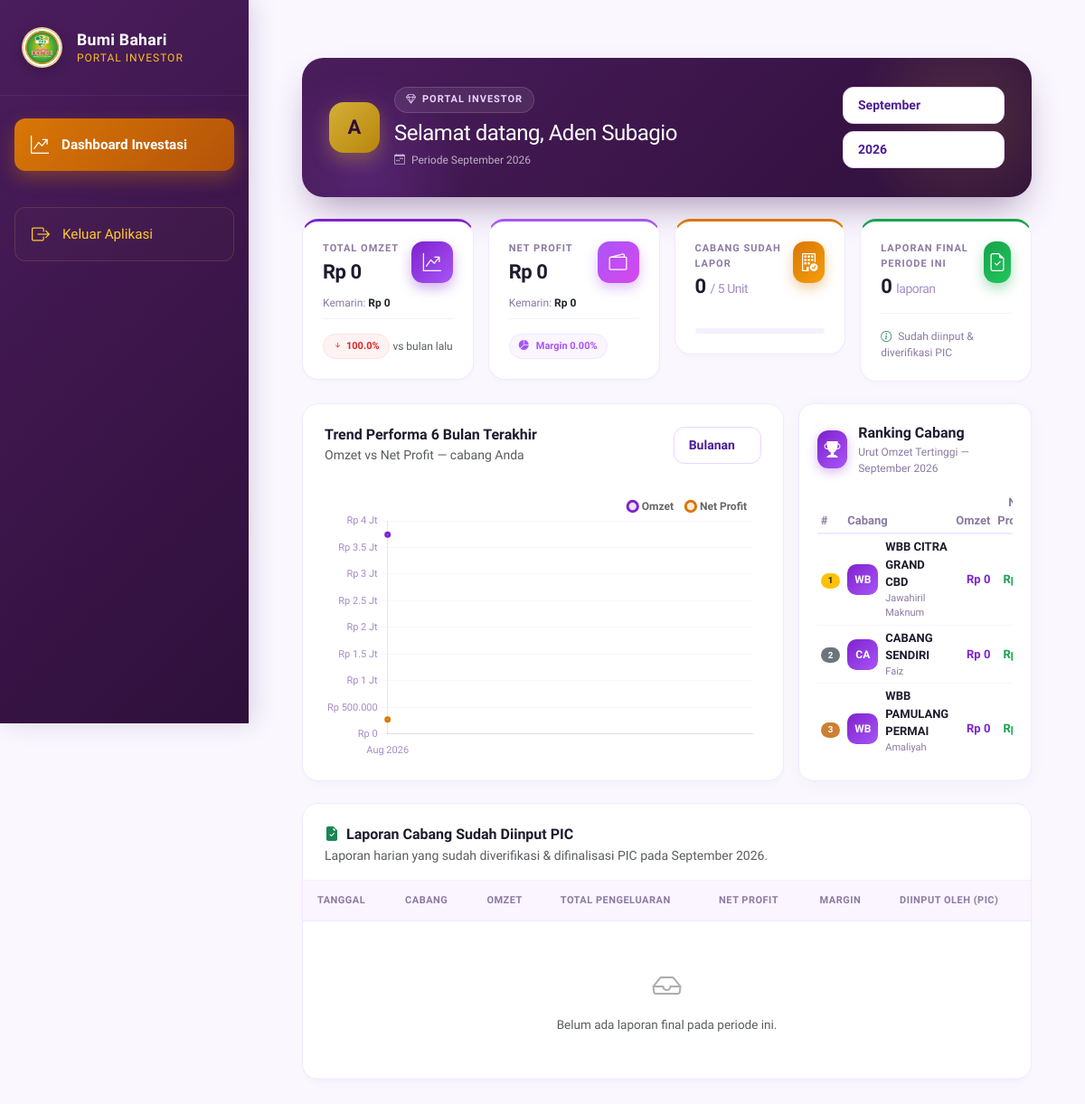
The page /investor/dashboard (signed in) on the database its author committed.
### tables this page shows
CREATE TABLE `investor` (
  `id_investor` int(11) NOT NULL AUTO_INCREMENT,
  `nama_investor` varchar(100) NOT NULL,
  `no_hp` varchar(20) DEFAULT NULL,
  `status` enum('aktif','nonaktif') DEFAULT 'aktif',
  PRIMARY KEY (`id_investor`)
);

CREATE TABLE `cabang` (
  `id_cabang` int(11) NOT NULL AUTO_INCREMENT,
  `nama_cabang` varchar(100) DEFAULT NULL,
  `alamat` text DEFAULT NULL,
  `no_telp` varchar(20) NOT NULL,
  `nama_pengelola` varchar(20) NOT NULL,
  `no_rekening_cabang` varchar(50) DEFAULT NULL,
  `atas_nama_cabang` varchar(100) DEFAULT NULL,
  `nama_bank_cabang` varchar(50) DEFAULT NULL,
  `id_investor` int(11) DEFAULT NULL,
  PRIMARY KEY (`id_cabang`),
  KEY `id_investor` (`id_investor`),
  CONSTRAINT `cabang_ibfk_1` FOREIGN KEY (`id_investor`) REFERENCES `investor` (`id_investor`) ON DELETE SET NULL
);

### investor/dashboard.php (the view, shortened to what the rows shown need)
<?php
require '../config/koneksi.php';
include 'sidebar.php';
$id_investor = (int) ($_SESSION['id_investor'] ?? 0);
$stmt = $conn->prepare("SELECT nama_investor FROM investor WHERE id_investor = ?");
$stmt->bind_param("i", $id_investor);
$stmt->execute();
$nama_investor = $stmt->get_result()->fetch_assoc()['nama_investor'] ?? current_username();
$cabang_ids = investor_cabang_ids($conn, $id_investor);
$sel_tahun = (int) ($_GET['tahun'] ?? date('Y'));
$sel_bulan = (int) ($_GET['bulan'] ?? date('m'));
$periode_ini  = sprintf('%04d-%02d', $sel_tahun, $sel_bulan);
$nama_periode = date('F Y', strtotime("$periode_ini-01"));
$tgl_awal     = date("$sel_tahun-$sel_bulan-01");
$tgl_akhir    = date('Y-m-t', strtotime($tgl_awal));
$granularitas_tren = $_GET['tren'] ?? 'bulanan';
$ranking_cabang = [];
$label_grafik = $data_omzet = $data_laba = [];
if (!empty($cabang_ids)) {
    $ph = implode(',', array_fill(0, count($cabang_ids), '?'));
    $where_filter_tren = "AND l.status_laporan = 'lengkap' AND l.id_cabang IN ($ph)";
    $g_end = anchor_periode($tgl_akhir);
    $tren  = ambil_tren_performa($conn, $granularitas_tren, $g_end, $where_filter_tren, $cabang_ids, str_repeat('i', count($cabang_ids)));
    $label_grafik = $tren['label'];
    $data_omzet   = $tren['omzet'];
    $data_laba    = $tren['laba'];
    $st = $conn->prepare("SELECT c.id_cabang, c.nama_cabang, c.nama_pengelola,
                                  COALESCE(SUM(l.total_omset),0) total_omset,
                                  COALESCE(SUM(l.net_profit),0) total_net_profit
                           FROM cabang c
                           LEFT JOIN laporan_cabang l ON l.id_cabang = c.id_cabang
                                  AND DATE_FORMAT(l.tanggal,'%Y-%m') = ? AND l.status_laporan = 'lengkap'
                           WHERE c.id_cabang IN ($ph)
                           GROUP BY c.id_cabang ORDER BY total_omset DESC");
    $st->bind_param('s' . str_repeat('i', count($cabang_ids)), $periode_ini, ...$cabang_ids);
    $st->execute();
    $res_rank = $st->get_result();
    $no = 1;
    while ($row = $res_rank->fetch_assoc()) {
        $row['no'] = $no++;
        $row['nama_pengelola'] = pengelola_pada_tanggal($conn, (int) $row['id_cabang'], anchor_periode($tgl_akhir));
        $ranking_cabang[] = $row;
    }
} else {
    $total_pages_laporan = 1;
    $page_laporan = 1;
    $limit_laporan = 10;
    $offset_laporan = 0;
}
?>
<div class="container-fluid py-4 px-3 px-md-4">
    <div class="inv-hero mb-4">
        <div class="d-flex flex-column flex-lg-row justify-content-between align-items-start align-items-lg-center gap-3" style="position: relative; z-index: 1;">
            <div class="d-flex align-items-center gap-3">
                <div class="inv-hero-avatar"><?= h(mb_strtoupper(mb_substr($nama_investor, 0, 1))) ?></div>
                <div>
                    <span class="inv-hero-badge"><i class="bi bi-gem"></i> Portal Investor</span>
                    <h3 class="fw-extrabold mb-0 mt-2 text-white" style="font-size: 24px; letter-spacing: -.5px;">
                        Selamat datang, <?= h($nama_investor) ?>
                    </h3>
                    <div class="inv-hero-since"><i class="bi bi-calendar-week me-1"></i> Periode <?= h($nama_periode) ?></div>
                </div>
            </div>
        </div>
    </div>
    <?php if (empty($cabang_ids)): ?>
        <div class="card saas-card text-center py-5 text-muted">
            <i class="bi bi-inbox fs-1 d-block mb-2 opacity-50"></i>
            Anda belum terhubung ke cabang manapun. Hubungi Admin Pusat.
        </div>
    <?php else: ?>
    <div class="row g-3 mb-4">
        <div class="col-lg-4 col-12">
            <div class="kpi-card h-100">
                <div style="max-height: 290px; overflow-y: auto; margin-top: 15px; padding-right: 5px;">
                    <table class="table table-sm align-middle" style="font-size: 13px; margin-bottom: 0;">
                        <thead style="position: sticky; top: 0; background: #fff; z-index: 1;">
                            <tr style="border-bottom: 2px solid #f3e8ff;">
                                <th style="width: 35px; color: #8b7aa0; font-weight: 700;">#</th>
                                <th style="color: #8b7aa0; font-weight: 700;">Cabang</th>
                                <th class="text-end" style="color: #8b7aa0; font-weight: 700;">Omzet</th>
                                <th class="text-end" style="color: #8b7aa0; font-weight: 700;">Net Profit</th>
                            </tr>
                        </thead>
                        <tbody>
                        <?php if (empty($ranking_cabang)): ?>
                            <tr><td colspan="4" class="text-center text-muted py-3">Belum ada data</td></tr>
                        <?php else: foreach ($ranking_cabang as $rank): ?>
                            <tr style="border-bottom: 1px solid #faf5ff;">
                                <td>
                                    <?php if ($rank['no'] == 1): ?><span class="badge rounded-pill bg-warning text-dark px-2">1</span>
                                    <?php elseif ($rank['no'] == 2): ?><span class="badge rounded-pill bg-secondary px-2">2</span>
                                    <?php elseif ($rank['no'] == 3): ?><span class="badge rounded-pill px-2" style="background:#cd7f32;color:#fff;">3</span>
                                    <?php else: ?><span class="fw-bold text-muted ps-1"><?= $rank['no'] ?></span>
                                    <?php endif; ?>
                                </td>
                                <td>
                                    <div class="d-flex align-items-center gap-2">
                                        <div class="rank-avatar"><?= h(mb_strtoupper(mb_substr($rank['nama_cabang'], 0, 2))) ?></div>
                                        <div>
                                            <div style="font-weight: 700; color: #1e1b2e;"><?= h($rank['nama_cabang']) ?></div>
                                            <div style="font-size: 11px; color: #8b7aa0;"><?= h($rank['nama_pengelola'] ?? '-') ?></div>
                                        </div>
                                    </div>
                                </td>
                                <td class="text-end" style="font-weight: 700; color: var(--inv-primary);">Rp <?= number_format($rank['total_omset'], 0, ',', '.') ?></td>
                                <td class="text-end" style="font-weight: 700; color: <?= $rank['total_net_profit'] >= 0 ? '#16a34a' : '#dc2626' ?>;">Rp <?= number_format($rank['total_net_profit'], 0, ',', '.') ?></td>
                            </tr>
                        <?php endforeach; endif; ?>
                        </tbody>
                    </table>
                </div>
            </div>
        </div>
    </div>
    <div class="saas-card p-0 overflow-hidden mb-4">
        <div class="table-responsive">
            <table class="table table-modern align-middle mb-0">
                <thead>
                    <tr>
                        <th>Tanggal</th>
                        <th>Cabang</th>
                        <th>Omzet</th>
                        <th>Total Pengeluaran</th>
                        <th>Net Profit</th>
                        <th>Margin</th>
                        <th>Diinput Oleh (PIC)</th>
                    </tr>
                </thead>
            </table>
        </div>
    </div>
    <?php endif; ?>
</div>
<?php if (!empty($label_grafik)): ?>
<script>
const ctxInv = document.getElementById('grafikTrend').getContext('2d');
const gradOmzetInv = ctxInv.createLinearGradient(0, 0, 0, 280);
gradOmzetInv.addColorStop(0, 'rgba(126, 34, 206, 0.15)');
gradOmzetInv.addColorStop(1, 'rgba(126, 34, 206, 0.0)');
const gradLabaInv = ctxInv.createLinearGradient(0, 0, 0, 280);
gradLabaInv.addColorStop(0, 'rgba(217, 119, 6, 0.15)');
gradLabaInv.addColorStop(1, 'rgba(217, 119, 6, 0.0)');
new Chart(ctxInv, {
    type: 'line',
    data: {
        labels: <?= json_encode($label_grafik) ?>,
        datasets: [
            { label: 'Omzet', data: <?= json_encode($data_omzet) ?>, borderColor: '#7e22ce', backgroundColor: gradOmzetInv, borderWidth: 3, tension: 0.4, fill: true, pointRadius: 2, pointHoverRadius: 6 },
            { label: 'Net Profit', data: <?= json_encode($data_laba) ?>, borderColor: '#d97706', backgroundColor: gradLabaInv, borderWidth: 3, tension: 0.4, fill: true, pointRadius: 2, pointHoverRadius: 6 }
        ]
    },
    options: {
        responsive: true,
        maintainAspectRatio: false,
        interaction: { mode: 'index', intersect: false },
        plugins: {
            legend: { position: 'top', align: 'end', labels: { boxWidth: 8, boxHeight: 8, usePointStyle: true, font: { family: 'Plus Jakarta Sans', weight: '600', size: 12 }, padding: 15 } },
            tooltip: {
                padding: 12, backgroundColor: '#1e1b2e', borderRadius: 10, boxPadding: 6,
                titleFont: { family: 'Plus Jakarta Sans', size: 13, weight: '700' }, bodyFont: { family: 'Plus Jakarta Sans', size: 13 },
                callbacks: { label: (c) => (c.dataset.label ? c.dataset.label + ': ' : '') + (c.parsed.y !== null ? 'Rp ' + c.parsed.y.toLocaleString('id-ID') : '') }
            }
        },
        scales: {
            x: { grid: { display: false }, ticks: { color: '#a78bc4', font: { family: 'Plus Jakarta Sans', size: 11, weight: '500' } } },
            y: { grid: { color: '#faf5ff' }, ticks: { color: '#a78bc4', font: { family: 'Plus Jakarta Sans', size: 11, weight: '500' }, callback: (v) => v >= 1000000 ? 'Rp ' + (v / 1000000) + ' Jt' : 'Rp ' + v.toLocaleString('id-ID') } }
        }
    }
});
</script>
<?php endif; ?>

### rows shown on the page
investor: nama_investor "A", nama_investor "Aden Subagio"
cabang: shows "1", nama_cabang "WB", nama_cabang "WBB CITRA GRAND CBD", nama_pengelola "Jawahiril Maknum", total_omset "0"
cabang: shows "2", nama_cabang "CA", nama_cabang "CABANG SENDIRI", nama_pengelola "Faiz", total_omset "0"
cabang: shows "3", nama_cabang "WB", nama_cabang "WBB PAMULANG PERMAI", nama_pengelola "Amaliyah…", total_omset "0"

### other values the page prints
$kpi_hari_ini['omzet'] "0"
abs($naik_turun) "100.0"
$kpi_hari_ini['laba'] "0"
$kpi['margin'] "0.00"
$cabang_aktif "0"
count($cabang_ids) "5"
$total_laporan "0"
$label_periode_tren "6 Bulan Terakhir"
form field bulan "September"
form field tahun "2026"
chart data {{ json_encode($data_omzet) }} [3742000]
chart data {{ json_encode($data_laba) }} [272000]
